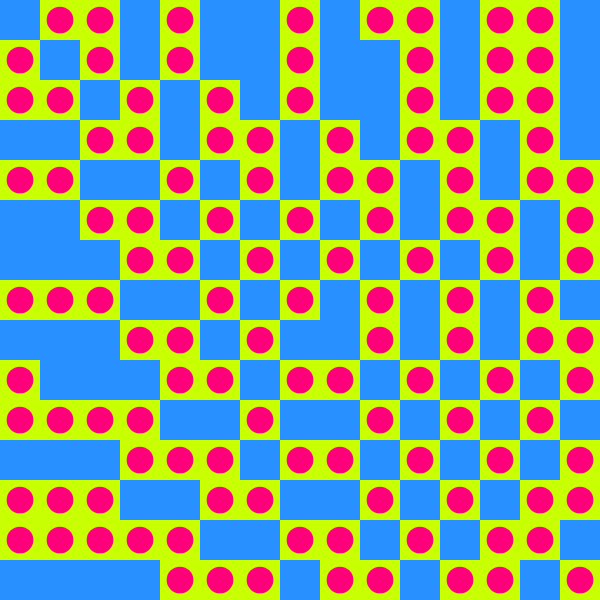
Frame 1 (no input)
Frame 60 (no input): identical to frame 1, image omitted
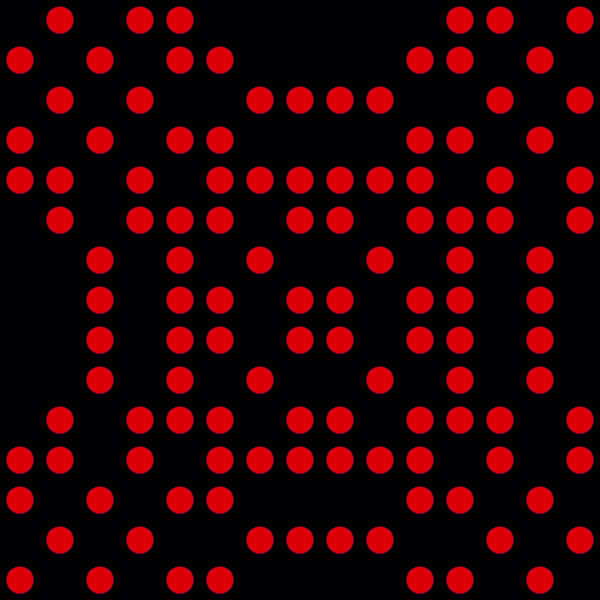
Frame 120 (the mouse pressed at the canvas centre since frame 60)

The p5.js sketch that drew these frames (run headless with seeded random() and noise() and a simulated clock; from frame 60 on, the mouse is pressed at the canvas centre):

// p5.js sketch
// ── sketch.js
//move your mouse around on the canvas

let gridSize = 40;

function setup() {
  createCanvas(600, 600);
  noStroke();
}

function draw() {
  gridGenerator();
}

function gridGenerator(){
  background("#c8ff03");
  
//different blend modes for each quadrant
  if (mouseX < width / 2 && mouseY < height / 2) {
    blendMode(BLEND);
  } else if (mouseX >= width / 2 && mouseY < height / 2) {
    blendMode(DODGE);
  } else if (mouseX < width / 2 && mouseY >= height / 2) {
    blendMode(MULTIPLY); 
  } else {
    blendMode(DIFFERENCE); 
  }
  
//columns and rows; each grid cell is 40px
  for (let y = 0; y < height; y += gridSize) {
    for (let x = 0; x < width; x += gridSize) {
      
      //console.log("current grid cell:", "x:", x, "y:", y);
      
      //how far each grid cell is from the mouse's x and y position; i copied this line from one of the examples- the circles that expand based on the mouse position- you showed us in class.
      let d = dist(x, y, mouseX, mouseY);
      
      //wave pattern determined by distance
      let wavePattern = cos(d * 0.1);
      
      //draw ellipse and rect
      if (wavePattern < 0) {
        fill("#ff007b");
        circle(x + gridSize / 2, y + gridSize / 2, gridSize / 1.5);
      } else if (wavePattern > 0) {
        fill("#2990ff");
        rect(x, y, gridSize, gridSize);
      }
    }
  }
}
